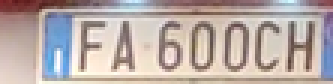
#> input picture Plate No. 1.png, 111 x 28 px (shown 3 times larger)
$ jupyter execute ReadingChar.ipynb
#> lines starting #> are read from the running program, lines starting #| are printed output that depends on the picture; after the words box and inside, x2 and y2 are one past the last pixel; in counts of white or black regions, pixels touching at a corner belong together
[cell 1]
import cv2
import matplotlib.pyplot as plt
import numpy as np
import imutils
from copy import deepcopy
from PIL import Image
import pytesseract as tess
tess.pytesseract.tesseract_cmd = 'C:/Program Files/Tesseract-OCR/tesseract.exe'

[cell 2]
img=  cv2.imread('Plate No. 1.png')
#> img is the input picture: shape (28, 111, 3); mean B, G, R 167.3, 171.5, 184.6
# img = cv2.cvtColor(img,cv2.COLOR_BGR2RGB)
gray_img = cv2.imread('Plate No. 1.png',0)
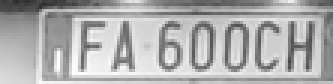
#> gray_img: shape (28, 111) (shown 3 times larger); min 44, max 255, mean 174.4
plt.imshow(gray_img,cmap="gray", vmin=0, vmax=255)

[cell 3]
### Converting to Binary form
ret, thresh = cv2.threshold(gray_img,150,255,cv2.THRESH_BINARY_INV+cv2.THRESH_OTSU)
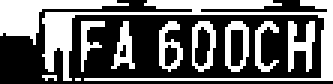
#> thresh: shape (28, 111) (shown 3 times larger); 41.1% white; 11 white regions (2 under 20 px), largest, box (x1, y1, x2, y2) and area: (14, 0, 111, 27) 569, (0, 0, 43, 15) 236, (96, 7, 105, 24) 88
#> ret = 167
plt.imshow(thresh,cmap="gray", vmin=0, vmax=255)

[cell 4]
def preprocess(img):
#     imgBlurred = cv2.GaussianBlur(img, (5,5), 0)
    gray = cv2.cvtColor(img, cv2.COLOR_BGR2GRAY)


    ret2,threshold_img = cv2.threshold(gray,0,255,cv2.THRESH_BINARY_INV+cv2.THRESH_OTSU)

    plt.subplot(2,2,1),plt.imshow(threshold_img,cmap="gray", vmin=0, vmax=255)
    return threshold_img

[cell 5]
def cleanPlate(plate):
	print("CLEANING PLATE. . .")
	gray = cv2.cvtColor(plate, cv2.COLOR_BGR2GRAY)
	kernel = cv2.getStructuringElement(cv2.MORPH_CROSS, (3, 3))
	thresh= cv2.dilate(gray, kernel, iterations=1)

	_, thresh = cv2.threshold(thresh, 150, 255, cv2.THRESH_BINARY_INV+cv2.THRESH_OTSU)
	contours,hierarchy = cv2.findContours(thresh.copy(),cv2.RETR_EXTERNAL, cv2.CHAIN_APPROX_NONE)

	if contours:
		areas = [cv2.contourArea(c) for c in contours]
		max_index = np.argmax(areas)

		max_cnt = contours[max_index]
		max_cntArea = areas[max_index]
		x,y,w,h = cv2.boundingRect(max_cnt)

		if not ratioCheck(max_cntArea,w,h):
			return plate,None

		cleaned_final = thresh[y:y+h, x:x+w]
		#cv2.imshow("Function Test",cleaned_final)
		return cleaned_final,[x,y,w,h]

	else:
		return plate,None

[cell 6]
def ratioCheck(area, width, height):
	ratio = float(width) / float(height)
	if ratio < 1:
		ratio = 1 / ratio

	aspect = 4.7272
	min = 15*aspect*15  # minimum area
	max = 125*aspect*125  # maximum area

	rmin = 3
	rmax = 6

	if (area < min or area > max) or (ratio < rmin or ratio > rmax):
		return False
	return True

def isMaxWhite(plate):
	avg = np.mean(plate)
	if(avg>=115):
		return True
	else:
 		return False

def validateRotationAndRatio(rect):
	(x, y), (width, height), rect_angle = rect

	if(width>height):
		angle = -rect_angle
	else:
		angle = 90 + rect_angle

	if angle>15:
	 	return False

	if height == 0 or width == 0:
		return False

	area = height*width
	if not ratioCheck(area,width,height):
		return False
	else:
		return True

[cell 7]
def extract_contours(threshold_img):

    element = cv2.getStructuringElement(shape=cv2.MORPH_RECT, ksize=(17, 3))
    morph_img_threshold = threshold_img.copy()
    cv2.morphologyEx(src=threshold_img, op=cv2.MORPH_CLOSE, kernel=element, dst=morph_img_threshold)

    plt.subplot(2,2,2),plt.imshow(morph_img_threshold,cmap="gray", vmin=0, vmax=255)


    contours, hierarchy= cv2.findContours(threshold_img.copy(), cv2.RETR_EXTERNAL, cv2.CHAIN_APPROX_NONE)

    return contours

[cell 8]
def cleanAndRead(img,contours):
    for i,cnt in enumerate(contours):
        min_rect = cv2.minAreaRect(cnt)

        if validateRotationAndRatio(min_rect):

            x,y,w,h = cv2.boundingRect(cnt)
            plate_img = img[y:y+h,x:x+w]


            if(isMaxWhite(plate_img)):
                clean_plate, rect = cleanPlate(plate_img)

                if rect:
                    x1,y1,w1,h1 = rect
                    x,y,w,h = x+x1,y+y1,w1,h1
                    plt.subplot(2,2,3), plt.imshow(clean_plate, cmap='gray')
                    plate_im = Image.fromarray(clean_plate)
                    text = tess.image_to_string(plate_im, lang='eng')
                    print("Detected Text : ",text)


	#print "No. of final cont : " , count

[cell 9]
img=  cv2.imread('Plate No. 1.png')
threshold_img = preprocess(img)
#> in preprocess, `ret2,threshold_img = cv2.threshold(gray,0,255,cv2.THRESH_BINARY_INV+cv..`:
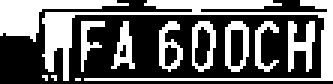
#> threshold_img: shape (28, 111) (shown 3 times larger); 40.8% white; 12 white regions (3 under 20 px), largest, box (x1, y1, x2, y2) and area: (14, 0, 111, 27) 566, (0, 0, 43, 14) 235, (96, 7, 105, 24) 87
contours= extract_contours(threshold_img)
#> in extract_contours, `cv2.morphologyEx(src=threshold_img, op=cv2.MORPH_CLOSE, kernel=element..`:
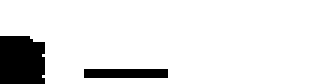
#> morph_img_threshold: shape (28, 111) (shown 3 times larger); 89.9% white; 2 black regions
#> in extract_contours, `contours, hierarchy= cv2.findContours(threshold_img.copy(), cv2.RETR_E..`: contours = 12 contours, 3 with area under 20; largest, box (x1, y1, x2, y2) and area: (14, 0, 111, 27) 289, (0, 0, 43, 14) 182, (75, 7, 83, 24) 100, (64, 7, 72, 24) 94, (53, 7, 61, 24) 67
cleanAndRead(img,contours)
#> the loop in cleanAndRead, `for i,cnt in enumerate(contours):` made 12 passes
#> (min_rect, width in validateRotationAndRatio, height in validateRotationAndRatio, rect_angle in validateRotationAndRatio, angle in validateRotationAndRatio, area in validateRotationAndRatio) on pass 11: (((62, 13), (26, 96), -90), 26, 96, -90, 0, 2496)
#> (width in validateRotationAndRatio, height in validateRotationAndRatio, rect_angle in validateRotationAndRatio, angle in validateRotationAndRatio) on passes 4 to 9: (16, 8, -90, 90), (16, 7, -90, 90), (16, 7, -90, 90), (16, 7, -90, 90), (16, 7, -90, 90), (15, 7, -90, 90)
#| CLEANING PLATE. . .
#> after the loop in cleanAndRead, `for i,cnt in enumerate(contours):`:
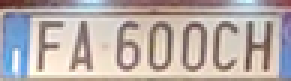
#> clean_plate: shape (27, 97, 3) (shown 3 times larger); mean B, G, R 169.4, 172.5, 183.4
